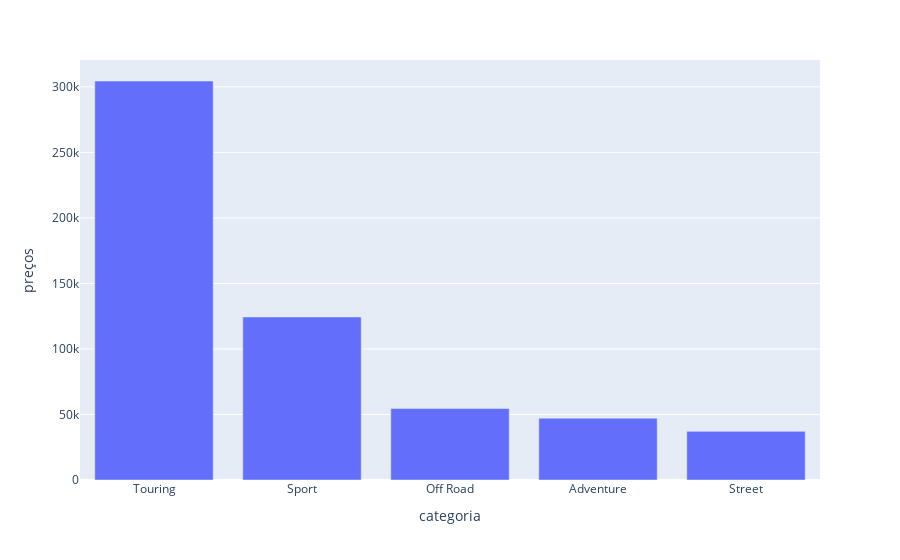

Source (notebook cell):
### Markdown cell above
### Categoria mais cara das motos da honda

### Code cell
#Analisando a média de preço de cada categoria
categoria_maior_media=round(df[["categoria", "preços"]].groupby("categoria").mean().sort_values(by="preços", ascending=False).reset_index(), 2) 

#Grafico em barra para uma melhor visualização
categoria_maior_media_fig=px.bar(categoria_maior_media, x="categoria", y="preços")
categoria_maior_media_fig

### Figure 1 — Plotly figure (JSON) as saved in the notebook; plotly's stock layout.template omitted (floating-point values rounded to 4 significant figures)
{"data": [{"alignmentgroup": "True", "hovertemplate": "categoria=%{x}<br>preços=%{y}<extra></extra>", "legendgroup": "", "marker": {"color": "#636efa", "pattern": {"shape": ""}}, "name": "", "offsetgroup": "", "orientation": "v", "showlegend": false, "textposition": "auto", "type": "bar", "x": ["Touring", "Sport", "Off Road", "Adventure", "Street"], "xaxis": "x", "y": [304450, 124430, 54580.0, 47190.0, 37110.0], "yaxis": "y"}], "layout": {"barmode": "relative", "legend": {"tracegroupgap": 0}, "margin": {"t": 60}, "xaxis": {"anchor": "y", "domain": [0, 1], "title": {"text": "categoria"}}, "yaxis": {"anchor": "x", "domain": [0, 1], "title": {"text": "preços"}}}}
